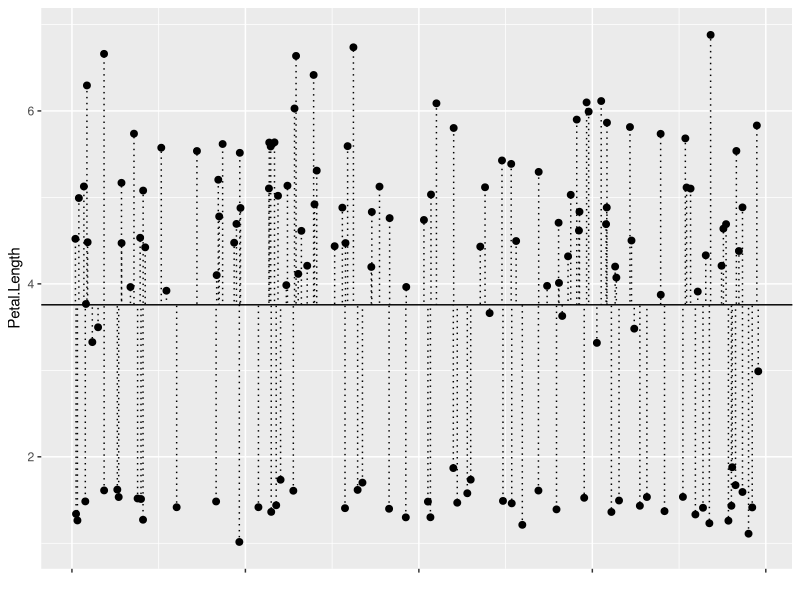

Reproduce this figure in R. (Note: this script raises an error after producing the figure.)

## GOALS ----

# WHY WOULD YOU USE THIS?
# We want to test whether groups vary in their response.

# ANOVA will work well if the mean is a good description of the center of each group's response. 
# ANOVA calculates the mean for each group
# 1. Calculate the mean of all the responses. Let's call this the "grand mean"
# 2. Calculate the mean response of each group. Let's call these the "group means"
# 3. Calculate the difference between each group mean and the grand mean. Square these differences and add them all up. We'll call these the "Group Sum of Squares". Note that this is the numerator of the "Group Variance".
# 4. Calculate the difference between each response and its corresponding group mean. Square these differences and add them all up. We'll call these the "Residual Sum of Squares". Note that this is the numerator of the "Residual Variance". 
# 5. Calculate the "Mean Group Sum of Squares". This is actually the same as the "Between Group Variance". Divide the "Group Sum of Squares" by the "Group DF".
# 6. Calculate the "Mean Residual Sum of Squares". This is actually the same as the "Within Group Variance". Divide the "Residual Sum of Squares" by the "Residual DF".
# 
# ANOVA does this by calculating the

# In this example, groups  
# Possible Analyses: Analysis of Variance (ANOVA), Two-Sample t-test

# WHY IS IT CALLED ANOVA?


## LOAD REQUIRED LIBRARIES ----

library(dplyr)
library(ggplot2)
library(cowplot)

## LOAD DATA
data(iris)
grand.mean_Petal.Length <- mean(iris$Petal.Length)

species.means <- iris %>% group_by(Species) %>% summarise(mean_Petal.Length = mean(Petal.Length)) # get mean response for each factor level

setosa.mean_Petal.Length <- mean(filter(iris, Species == "setosa")$Petal.Length)
versicolor.mean_Petal.Length <- mean(filter(iris, Species == "versicolor")$Petal.Length)
virginica.mean_Petal.Length <- mean(filter(iris, Species == "virginica")$Petal.Length)

iris.new <- left_join(iris, species.means) %>% 
  mutate(grand.mean_Petal.Length = grand.mean_Petal.Length,
         grand.diff_Petal.Length = Petal.Length - grand.mean_Petal.Length,
         mean.diff_Petal.Length = Petal.Length - mean_Petal.Length,
         jitter_x.axis = runif(dim(iris)[1]))

Max_Sum.of.Squares <- sum(iris.new$grand.diff_Petal.Length^2)
Species_Sum.of.Squares <- sum()

# The palette with black:
cbbPalette <- c("#000000", "#E69F00", "#56B4E9", "#009E73", "#F0E442", "#0072B2", "#D55E00", "#CC79A7")

ggplot(iris.new, aes(x = jitter_x.axis, y = Petal.Length)) +
  geom_segment(aes(yend = grand.mean_Petal.Length, xend = jitter_x.axis), linetype = "dotted") +
  geom_jitter(size = 2) + 
  geom_hline(yintercept = grand.mean_Petal.Length) +
  xlab("") + scale_x_continuous(labels = NULL)

ggplot(iris, aes(y = Petal.Length, x = jitter_x.axis, group = Species, color = Species)) + 
  geom_jitter(size = 2) +
  geom_hline(yintercept = setosa.mean_Petal.Length, color = "red") +
  geom_hline(yintercept = versicolor.mean_Petal.Length, color = "green") +
  geom_hline(yintercept = virginica.mean_Petal.Length, color = "blue") +
  xlab("") + scale_x_continuous(labels = NULL)


anova(lm(Petal.Length ~ Species, iris))

summary(lm(Petal.Length ~ Species - 1, iris))
sd(coef(lm(Petal.Length ~ Species - 1, iris)))
# interesting that this doesn't correspond, even though this is how fixed-effects variance is calculated by Schielzeth and Nakagawa.
sd(as.vector(coef(lm(Petal.Length ~ Species, iris, contrasts = list(Species="contr.sum"))) %*% t(model.matrix(lm(Petal.Length ~ Species, iris, contrasts = list(Species="contr.sum"))))))

#var(as.vector(fixef(mF) %*% t(mF@X)))

library(lme4)
summary(lmer(Petal.Length ~ (1|Species), iris))
sd(ranef(lmer(Petal.Length ~ (1|Species), iris))$Species[ ,"(Intercept)"]) # interesting...the SD(conditional modes) corresponds to the SD of the random effects, which is what I expected.
table(iris$Species) # note equal sample sizes, which may make the SD of conditional modes correspond more closely to random effect SD.


## SET PARAMETERS ----

n <- 100 # sample size
y <- rnorm(n) # generate random responses from a normal distribution
groups <- LETTERS[1:2] # number of groups
x <- as.factor(rep_len(groups, n)) # factor variable

stdev <- 0.05
x.jitter <- as.numeric(x) + rnorm(n, sd = stdev)
df <- data.frame(y, x, x.jitter) # create data frame


group.means <- df %>% group_by(x) %>% summarise(y.mean = mean(y)) # get mean response for each factor level
grand.mean <- mean(y)

## come up with a visualization where the colors designate groups all within the same set of points. See if that is helpful.

variance_betweengroups <- ggplot(group.means, aes(x = x, y = y.mean)) + 
  geom_point(color = "red") + 
  geom_hline(yintercept = grand.mean, linetype = "dotted") +
  geom_segment(aes(yend = y.mean, y = grand.mean, xend = x, x = x), color = "red") +
  scale_y_continuous(limits = range(y)) + 
  ylab("y")

variance_withingroups <- ggplot(df, aes(x = x.jitter, y = y)) + 
  geom_point() + 
  geom_linerange(aes(ymin = y.mean, ymax = y)) +
  geom_errorbarh(aes(xmin = as.numeric(x) - stdev*3, 
                     xmax = as.numeric(x) + stdev*3, 
                     y = y.mean),
                 height = 0,
                 color = "red",
                 linetype = "solid") +
  scale_x_continuous(name = "x", breaks = c(1,2), labels = c("A","B"), limits = c(0.5,2.5)) 

plot_grid(variance_betweengroups, variance_withingroups)
  
df.full <- left_join(df, group.means) %>% 
  mutate(grand.mean = grand.mean, 
         resid.mean = y.mean - grand.mean, 
         squares.mean = resid.mean^2, 
         resid = y - y.mean, 
         squares.resid = resid^2)

## ANOVA with R ----

anova(lm(y~x))


## ANOVA manually ----

group.DF <- length(groups) - 1
resid.DF <- n - group.DF - 1

group.Sum_Squares <- sum(df.full$squares.mean)
resid.Sum_Squares <- sum(df.full$squares.resid)

group.Mean_Squares <- group.Sum_Squares/group.DF
resid.Mean_Squares <- resid.Sum_Squares/resid.DF

F_ratio <- group.Mean_Squares/resid.Mean_Squares
P_value <- 1 - pf(q = F_ratio, df1 = group.DF, df2 = resid.DF)
